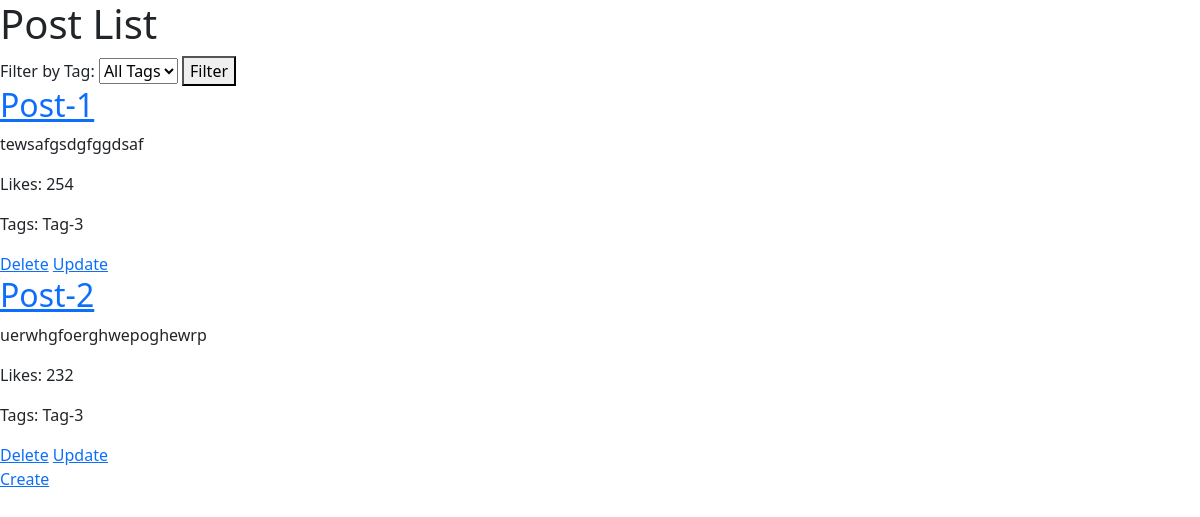
The page / on the database its author committed.
### main/models.py (models this page shows, shortened)
class Post(models.Model):
    id = models.AutoField(primary_key=True)
    author = models.ForeignKey(Author, on_delete=models.DO_NOTHING)
    title = models.CharField(max_length=200)
    text = models.TextField()
    likes = models.PositiveIntegerField(default=0)
    tags = models.ManyToManyField(Tag)

class Tag(models.Model):
    name = models.CharField(max_length=255)
    def __str__(self):
        return self.name

### main/views.py (the view)
# urls.py: path('', all_posts, name='post_list'),
def all_posts(request):
    posts = Post.objects.all()
    tags = Tag.objects.all()
    selected_tag = request.GET.get('tag')
    if selected_tag:
        posts = Post.objects.filter(tags__name=selected_tag)
    return render(request, 'blog/main.html', {'posts': posts, 'tags': tags, 'selected_tag': selected_tag})

### templates/blog/main.html (shortened to what this page needs)
{% extends 'blog/layout.html' %}
{% block content %}
    <h1>Post List</h1>
    <div>
        <form method="get">
            <label for="tag">Filter by Tag:</label>
            <select name="tag" id="tag">
                <option value="">All Tags</option>
            </select>
            <button type="submit">Filter</button>
        </form>
    </div>
    {% for post in posts %}
        <div>
            <h2><a href="{% url 'post_detail' pk=post.pk %}">{{ post.title }}</a></h2>
            <p>{{ post.text }}</p>
            <p>Likes: {{ post.likes }}</p>
            <p>Tags: {{ post.tags.all|join:", " }}</p>
             <a href="{% url 'post_delete' post.pk %}">Delete</a>
            <a href="{% url 'post_update' post.pk %}">Update</a>
        </div>
    {% endfor %}
    <a href="{% url 'create_post' %}">Create</a>
{% endblock %}

### rows shown on the page
Post: title "Post-1", text "tewsafgsdgfggdsaf", likes "254", tags.all "Tag-3"
Post: title "Post-2", text "uerwhgfoerghwepoghewrp", likes "232", tags.all "Tag-3"
